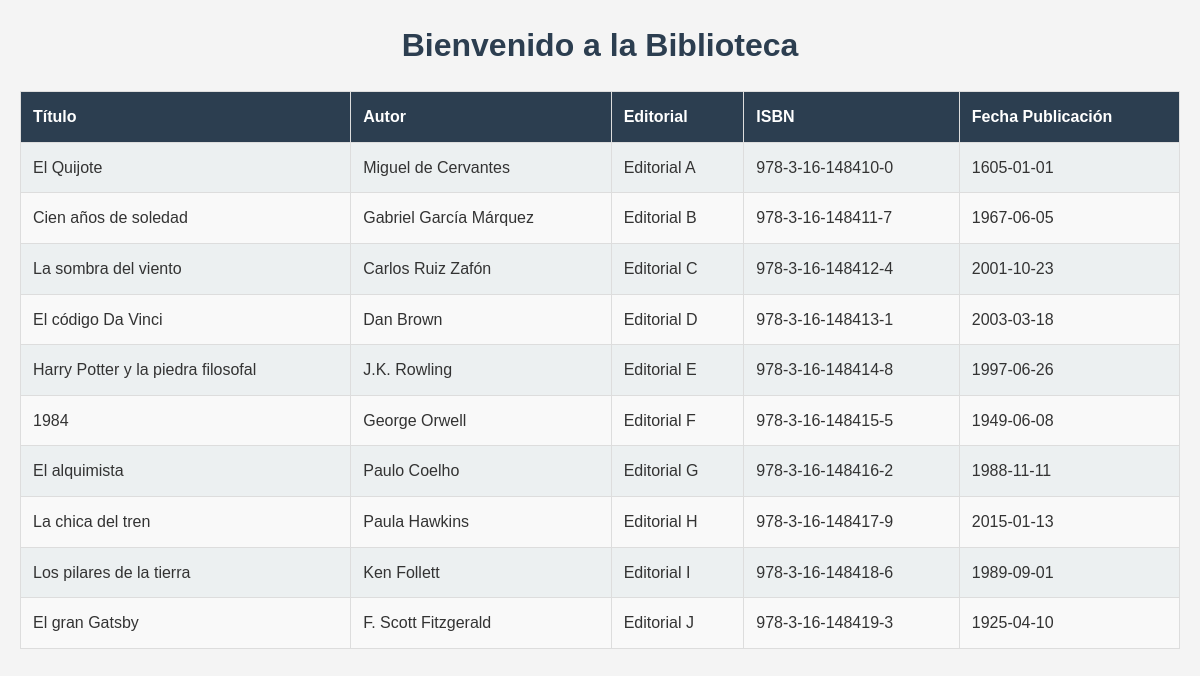
The app's page /index.php?action=libros (signed in) with its own data.
### tables this page shows
CREATE TABLE IF NOT EXISTS libros (
    id INT AUTO_INCREMENT PRIMARY KEY,
    titulo VARCHAR(255) NOT NULL,
    autor VARCHAR(255),
    editorial VARCHAR(255),
    isbn VARCHAR(20) UNIQUE NOT NULL,  
    fecha_publicacion DATE,
    fecha_registro TIMESTAMP DEFAULT CURRENT_TIMESTAMP
);

### Controllers/LibroController.php (called while the page is built, shortened)
<?php
require_once 'models/Libro.php';
require_once 'config/DataBase.php';
class LibroController {
    private $pdo;
    public function __construct() {
        $this->pdo = DataBase::getConnection();
    }
    public function indexAction() {
        $libros = Libro::obtenerTodos($this->pdo);
        include 'views/libro.php';
    }
}
?>

### config/DataBase.php (called while the page is built, shortened)
<?php
class Database {
    private static $host = 'localhost';
    private static $dbname = 'biblioteca';
    private static $username = 'root';
    private static $password = '';
    private static $pdo;
    public static function getConnection() {
        if (self::$pdo === null) {
            try {
                self::$pdo = new PDO(
                    'mysql:host=' . self::$host . ';dbname=' . self::$dbname,
                    self::$username,
                    self::$password
                );
                self::$pdo->setAttribute(PDO::ATTR_ERRMODE, PDO::ERRMODE_EXCEPTION);
            } catch (PDOException $e) {
                die("Error de conexión: " . $e->getMessage());
            }
        }
        return self::$pdo;
    }
}
?>

### Models/Libro.php (called while the page is built, shortened)
<?php
class Libro {
    public static function obtenerTodos($pdo) {
        try {
            $stmt = $pdo->prepare("SELECT * FROM libros");
            $stmt->execute();
            $resultados = $stmt->fetchAll(PDO::FETCH_ASSOC);
            return $resultados;
        } catch (PDOException $e) {
            throw new Exception("Error al obtener todos los libros: " . $e->getMessage());
        }
    }
}
?>

### Views/libro.php (the view, shortened to what this page needs)
<!DOCTYPE html>
<html lang="es">
<head>
    <link rel="stylesheet" href="css/estilos.css">
</head>
<body>
    <h1>Bienvenido a la Biblioteca</h1>
    <table>
        <thead>
            <tr>
                <th>Título</th>
                <th>Autor</th>
                <th>Editorial</th>
                <th>ISBN</th>
                <th>Fecha Publicación</th>
            </tr>
        </thead>
        <tbody>
            <?php
            foreach ($libros as $libro) {
                echo "<tr>
                        <td>{$libro['titulo']}</td>
                        <td>{$libro['autor']}</td>
                        <td>{$libro['editorial']}</td>
                        <td>{$libro['isbn']}</td>
                        <td>{$libro['fecha_publicacion']}</td>";
                echo "</tr>";
            }
            ?>
        </tbody>
    </table>
</body>
</html>

### index.php (shortened to what this page needs)
<?php
require_once 'config/DataBase.php';
require_once 'controllers/AuthController.php';
require_once 'controllers/LibroController.php';
$libroController = new LibroController();
$action = isset($_GET['action']) ? $_GET['action'] : 'login';
switch ($action) {
    case 'libros':
        $libroController->indexAction();
        break;
}
?>

### css/estilos.css (style rules this page uses)
* { margin: 0; padding: 0; box-sizing: border-box; }
body { font-family: Arial, sans-serif; background-color: #f4f4f4; color: #333; line-height: 1.6; }
body { font-family: Arial, sans-serif; background-color: #f4f4f4; color: #333; line-height: 1.6; padding: 20px; }
h1 { text-align: center; color: #2c3e50; margin-bottom: 20px; }
table { width: 100%; border-collapse: collapse; margin-top: 20px; }
table th, table td { padding: 12px; text-align: left; border: 1px solid #ddd; }
table th { background-color: #2c3e50; color: white; }
table td { background-color: #ecf0f1; }
table tr:nth-child(even) td { background-color: #f9f9f9; }

### records on screen
libros: titulo "El Quijote", autor "Miguel de Cervantes", editorial "Editorial A", isbn "978-3-16-148410-0", fecha_publicacion "1605-01-01"
libros: titulo "Cien años de soledad", autor "Gabriel García Márquez", editorial "Editorial B", isbn "978-3-16-148411-7", fecha_publicacion "1967-06-05"
libros: titulo "La sombra del viento", autor "Carlos Ruiz Zafón", editorial "Editorial C", isbn "978-3-16-148412-4", fecha_publicacion "2001-10-23"
libros: titulo "El código Da Vinci", autor "Dan Brown", editorial "Editorial D", isbn "978-3-16-148413-1", fecha_publicacion "2003-03-18"
libros: titulo "Harry Potter y la piedra filosofal", autor "J.K. Rowling", editorial "Editorial E", isbn "978-3-16-148414-8", fecha_publicacion "1997-06-26"
libros: titulo "1984", autor "George Orwell", editorial "Editorial F", isbn "978-3-16-148415-5", fecha_publicacion "1949-06-08"
libros: titulo "El alquimista", autor "Paulo Coelho", editorial "Editorial G", isbn "978-3-16-148416-2", fecha_publicacion "1988-11-11"
libros: titulo "La chica del tren", autor "Paula Hawkins", editorial "Editorial H", isbn "978-3-16-148417-9", fecha_publicacion "2015-01-13"
libros: titulo "Los pilares de la tierra", autor "Ken Follett", editorial "Editorial I", isbn "978-3-16-148418-6", fecha_publicacion "1989-09-01"
libros: titulo "El gran Gatsby", autor "F. Scott Fitzgerald", editorial "Editorial J", isbn "978-3-16-148419-3", fecha_publicacion "1925-04-10"
